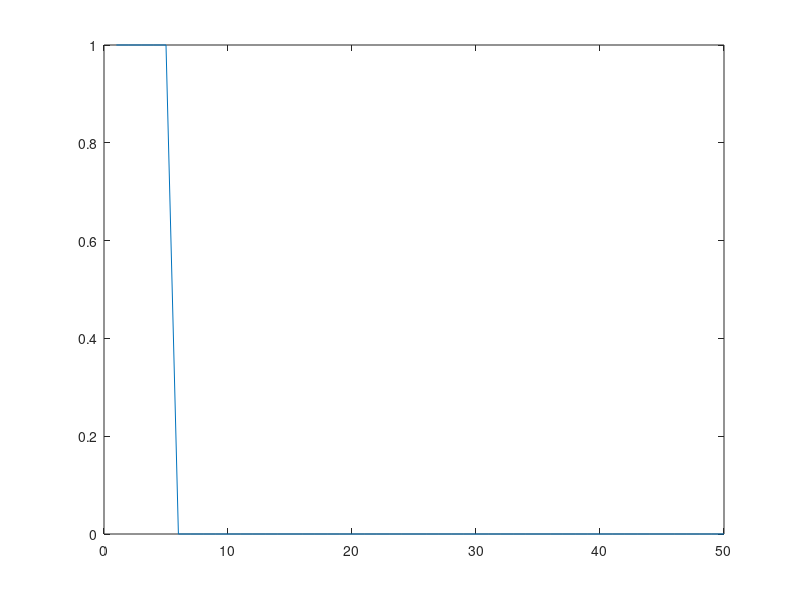

Write MATLAB code to recreate this figure.
clc;
clear;
close all;
x = [0,1];
x = x';
y = [1,0];
y = y';
w = normrnd(0,1);
b = 0;
alpha = 0.1;
theta = 0.5;
iter = 50;
a = zeros(2,1);
output = zeros(2,1);
error = zeros(iter,1);

for k = 1:iter
    for i = 1:size(x,1)
        a(i) = w*x(i) + b;
        output(i) = (a(i)>=theta);
        if (output(i) ~= y(i))
            w = w + (alpha*x(i)*y(i));
            b = b + (alpha*y(i));
        end
    end
    error(k) = sum((y-output).^2);
end
plot(error)